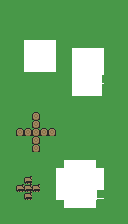

This game map was drawn from its Tiled (.tmx) file and the tilesets committed beside it. A one-line description and the full map source follow:
An orthogonal 16x28 tile map with 8x8 px tiles, 2 tile layers (Ground, Top), 2 tilesets and 2 objects (PlayerStart, Doorway).

<map version="1.9" tiledversion="1.9.0" orientation="orthogonal" renderorder="right-down" width="16" height="28" tilewidth="8" tileheight="8" infinite="0" nextlayerid="5" nextobjectid="29">
 <editorsettings>
  <chunksize width="8" height="8" />
 </editorsettings>
 <tileset firstgid="1" source="linktothepast-tiles.tsx" />
 <tileset firstgid="8121" source="linktothepast-objects.tsx" />
 <layer id="1" name="Ground" width="16" height="28">
  <data encoding="csv">
1,1,1,1,1,1,1,1,1,1,1,1,1,1,1,1,
1,1,1,1,1,1,1,1,1,1,1,1,1,1,1,1,
1,1,1,1,1,1,1,1,1,1,1,1,1,1,1,1,
1,1,1,1,1,1,1,1,1,1,1,1,1,1,1,1,
1,1,1,1,1,1,1,1,1,1,1,1,1,1,1,1,
1,1,1,1181,1182,1183,1184,1,1,1,1,1,1,1,1,1,
1,1,1,1297,1299,1299,1300,1,1,1,1,1,1,1,1,1,
1,1,1,1413,1414,1415,1416,1,1,813,814,815,816,1,1,1,
1,1,1,1529,1530,1531,1532,1,1,929,930,931,932,1,1,1,
1,1,1,1,1,1,1,1,1,1045,1046,1047,1048,1,1,1,
1,1,1,1,1,1,1,1,1,1161,1162,1162,1164,1,1,1,
1,1,1,1,1,1,1,1,1,1277,1278,1279,1280,1,1,1,
1,1,1,1,1,1,1,1,1,1,1,1,1,1,1,1,
1,1,1,1,1,1,1,1,1,1,1,1,1,1,1,1,
1,1,1,1,709,1,1,1,1,1,1,1,1,1,1,1,
1,1,1,1,709,1,1,1,1,1,1,1,1,1,1,1,
1,1,709,709,709,709,709,1,1,1,1,1,1,1,1,1,
1,1,1,1,709,1,1,1,1,1,1,1,1,1,1,1,
1,1,1,1,709,1,1,1,1,1,1,1,1,1,1,1,
1,1,1,1,1,1,1,1,1,1,1,1,1,1,1,1,
1,1,1,1,1,1,1,1,954,955,956,957,1,1,1,1,
1,1,1,1,1,1,1,1069,1070,1071,1072,1073,1074,1,1,1,
1,1,1,475,1,1,1,1185,1186,1187,1188,1189,1190,1,1,1,
1,1,475,475,475,1,1,1301,1302,1303,1304,1305,1306,1,1,1,
1,1,1,475,1,1,1,1417,1418,1419,1420,1421,1422,1,1,1,
1,1,1,1,1,1,1,1,1534,1535,1536,1537,1,1,1,1,
1,1,1,1,1,1,1,1,1,1,1,1,1,1,1,1,
1,1,1,1,1,1,1,1,1,1,1,1,1,1,1,1
</data>
 </layer>
 <objectgroup id="4" name="Objects">
  <object id="21" name="PlayerStart" x="96" y="112" width="16" height="16" />
  <object id="28" name="Doorway" x="80" y="80" width="16" height="16">
   <properties>
    <property name="TextProperty" value="Cave" />
   </properties>
  </object>
 </objectgroup>
 <layer id="2" name="Top" width="16" height="28">
  <data encoding="csv">
0,0,0,0,0,0,0,0,0,0,0,0,0,0,0,0,
0,0,0,0,0,0,0,0,0,0,0,0,0,0,0,0,
0,0,0,0,0,0,0,0,0,0,0,0,0,0,0,0,
0,0,0,0,0,0,0,0,0,0,0,0,0,0,0,0,
0,0,0,0,0,0,0,0,0,0,0,0,0,0,0,0,
0,0,0,0,0,0,0,0,0,0,0,0,0,0,0,0,
0,0,0,0,0,0,0,0,0,697,698,699,700,0,0,0,
0,0,0,0,0,0,0,0,0,0,814,815,0,0,0,0,
0,0,0,0,0,0,0,0,0,0,930,931,0,0,0,0,
0,0,0,0,0,0,0,0,0,0,1046,1047,0,0,0,0,
0,0,0,0,0,0,0,0,0,0,0,0,0,0,0,0,
0,0,0,0,0,0,0,0,0,0,0,0,0,0,0,0,
0,0,0,0,0,0,0,0,0,0,0,0,0,0,0,0,
0,0,0,0,0,0,0,0,0,0,0,0,0,0,0,0,
0,0,0,0,0,0,0,0,0,0,0,0,0,0,0,0,
0,0,0,0,0,0,0,0,0,0,0,0,0,0,0,0,
0,0,0,0,0,0,0,0,0,0,0,0,0,0,0,0,
0,0,0,0,0,0,0,0,0,0,0,0,0,0,0,0,
0,0,0,0,0,0,0,0,0,0,0,0,0,0,0,0,
0,0,0,0,0,0,0,0,0,0,0,0,0,0,0,0,
0,0,0,0,0,0,0,0,0,0,0,0,0,0,0,0,
0,0,0,0,0,0,0,0,0,0,0,0,0,0,0,0,
0,0,0,0,0,0,0,0,0,0,0,0,0,0,0,0,
0,0,0,0,0,0,0,0,0,0,0,0,0,0,0,0,
0,0,0,0,0,0,0,0,0,0,0,0,0,0,0,0,
0,0,0,0,0,0,0,0,0,0,0,0,0,0,0,0,
0,0,0,0,0,0,0,0,0,0,0,0,0,0,0,0,
0,0,0,0,0,0,0,0,0,0,0,0,0,0,0,0
</data>
 </layer>
</map>